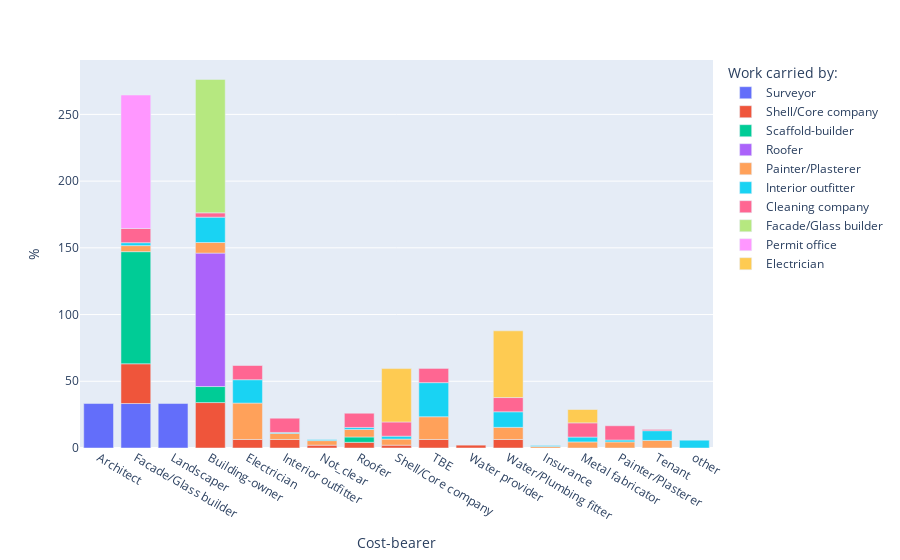

Write notebook code for a chart like this one.
### Markdown cell above
The final thing i would like to explore before moving on to the classification model is to see which contractor was

### Code cell
contractor_counts = (data_rib.groupby(['contractor_type'])['reimbursement_rqst']
                     .value_counts(normalize=True)
                     .rename('percentage')
                     .mul(100)
                     .reset_index()
                     .sort_values('reimbursement_rqst'))

data = contractor_counts

fig = px.bar(data, 
             x="reimbursement_rqst", y="percentage", color="contractor_type",
             labels={'reimbursement_rqst':'Cost-bearer','percentage':'%'})

fig.update_layout(
    title="",
    legend_title="Work carried by:",
    legend=dict(
),font=dict(size=12))


fig.show()

### Figure 1 — Plotly figure (JSON) as saved in the notebook; plotly's stock layout.template omitted (floating-point values rounded to 4 significant figures)
{"data": [{"alignmentgroup": "True", "hovertemplate": "contractor_type=Surveyor<br>Cost-bearer=%{x}<br>%=%{y}<extra></extra>", "legendgroup": "Surveyor", "marker": {"color": "#636efa"}, "name": "Surveyor", "offsetgroup": "Surveyor", "orientation": "v", "showlegend": true, "textposition": "auto", "type": "bar", "x": ["Architect", "Facade/Glass builder", "Landscaper"], "xaxis": "x", "y": [33.33, 33.33, 33.33], "yaxis": "y"}, {"alignmentgroup": "True", "hovertemplate": "contractor_type=Shell/Core company<br>Cost-bearer=%{x}<br>%=%{y}<extra></extra>", "legendgroup": "Shell/Core company", "marker": {"color": "#EF553B"}, "name": "Shell/Core company", "offsetgroup": "Shell/Core company", "orientation": "v", "showlegend": true, "textposition": "auto", "type": "bar", "x": ["Building-owner", "Electrician", "Facade/Glass builder", "Interior outfitter", "Not_clear", "Roofer", "Shell/Core company", "TBE", "Water provider", "Water/Plumbing fitter"], "xaxis": "x", "y": [34.04, 6.383, 29.79, 6.383, 2.128, 4.255, 2.128, 6.383, 2.128, 6.383], "yaxis": "y"}, {"alignmentgroup": "True", "hovertemplate": "contractor_type=Scaffold-builder<br>Cost-bearer=%{x}<br>%=%{y}<extra></extra>", "legendgroup": "Scaffold-builder", "marker": {"color": "#00cc96"}, "name": "Scaffold-builder", "offsetgroup": "Scaffold-builder", "orientation": "v", "showlegend": true, "textposition": "auto", "type": "bar", "x": ["Building-owner", "Facade/Glass builder", "Roofer"], "xaxis": "x", "y": [12, 84, 4], "yaxis": "y"}, {"alignmentgroup": "True", "hovertemplate": "contractor_type=Roofer<br>Cost-bearer=%{x}<br>%=%{y}<extra></extra>", "legendgroup": "Roofer", "marker": {"color": "#ab63fa"}, "name": "Roofer", "offsetgroup": "Roofer", "orientation": "v", "showlegend": true, "textposition": "auto", "type": "bar", "x": ["Building-owner"], "xaxis": "x", "y": [100], "yaxis": "y"}, {"alignmentgroup": "True", "hovertemplate": "contractor_type=Painter/Plasterer<br>Cost-bearer=%{x}<br>%=%{y}<extra></extra>", "legendgroup": "Painter/Plasterer", "marker": {"color": "#FFA15A"}, "name": "Painter/Plasterer", "offsetgroup": "Painter/Plasterer", "orientation": "v", "showlegend": true, "textposition": "auto", "type": "bar", "x": ["Building-owner", "Electrician", "Facade/Glass builder", "Insurance", "Interior outfitter", "Metal fabricator", "Not_clear", "Painter/Plasterer", "Roofer", "Shell/Core company", "TBE", "Tenant", "Water/Plumbing fitter"], "xaxis": "x", "y": [7.955, 27.27, 4.545, 1.136, 4.545, 4.545, 3.409, 4.545, 5.682, 4.545, 17.05, 5.682, 9.091], "yaxis": "y"}, {"alignmentgroup": "True", "hovertemplate": "contractor_type=Interior outfitter<br>Cost-bearer=%{x}<br>%=%{y}<extra></extra>", "legendgroup": "Interior outfitter", "marker": {"color": "#19d3f3"}, "name": "Interior outfitter", "offsetgroup": "Interior outfitter", "orientation": "v", "showlegend": true, "textposition": "auto", "type": "bar", "x": ["Building-owner", "Electrician", "Facade/Glass builder", "Insurance", "Interior outfitter", "Metal fabricator", "Not_clear", "Painter/Plasterer", "Roofer", "Shell/Core company", "TBE", "Tenant", "Water/Plumbing fitter", "other"], "xaxis": "x", "y": [18.98, 17.52, 2.19, 0.7299, 0.7299, 3.65, 0.7299, 1.46, 1.46, 2.19, 25.55, 7.299, 11.68, 5.839], "yaxis": "y"}, {"alignmentgroup": "True", "hovertemplate": "contractor_type=Cleaning company<br>Cost-bearer=%{x}<br>%=%{y}<extra></extra>", "legendgroup": "Cleaning company", "marker": {"color": "#FF6692"}, "name": "Cleaning company", "offsetgroup": "Cleaning company", "orientation": "v", "showlegend": true, "textposition": "auto", "type": "bar", "x": ["Building-owner", "Electrician", "Facade/Glass builder", "Interior outfitter", "Metal fabricator", "Painter/Plasterer", "Roofer", "Shell/Core company", "TBE", "Tenant", "Water/Plumbing fitter"], "xaxis": "x", "y": [3.241, 10.65, 10.65, 10.65, 10.65, 10.65, 10.65, 10.65, 10.65, 0.9259, 10.65], "yaxis": "y"}, {"alignmentgroup": "True", "hovertemplate": "contractor_type=Facade/Glass builder<br>Cost-bearer=%{x}<br>%=%{y}<extra></extra>", "legendgroup": "Facade/Glass builder", "marker": {"color": "#B6E880"}, "name": "Facade/Glass builder", "offsetgroup": "Facade/Glass builder", "orientation": "v", "showlegend": true, "textposition": "auto", "type": "bar", "x": ["Building-owner"], "xaxis": "x", "y": [100], "yaxis": "y"}, {"alignmentgroup": "True", "hovertemplate": "contractor_type=Permit office<br>Cost-bearer=%{x}<br>%=%{y}<extra></extra>", "legendgroup": "Permit office", "marker": {"color": "#FF97FF"}, "name": "Permit office", "offsetgroup": "Permit office", "orientation": "v", "showlegend": true, "textposition": "auto", "type": "bar", "x": ["Facade/Glass builder"], "xaxis": "x", "y": [100], "yaxis": "y"}, {"alignmentgroup": "True", "hovertemplate": "contractor_type=Electrician<br>Cost-bearer=%{x}<br>%=%{y}<extra></extra>", "legendgroup": "Electrician", "marker": {"color": "#FECB52"}, "name": "Electrician", "offsetgroup": "Electrician", "orientation": "v", "showlegend": true, "textposition": "auto", "type": "bar", "x": ["Metal fabricator", "Shell/Core company", "Water/Plumbing fitter"], "xaxis": "x", "y": [10, 40, 50], "yaxis": "y"}], "layout": {"barmode": "relative", "font": {"size": 12}, "legend": {"title": {"text": "Work carried by:"}, "tracegroupgap": 0}, "margin": {"t": 60}, "title": {"text": ""}, "xaxis": {"anchor": "y", "domain": [0, 1], "title": {"text": "Cost-bearer"}}, "yaxis": {"anchor": "x", "domain": [0, 1], "title": {"text": "%"}}}}
